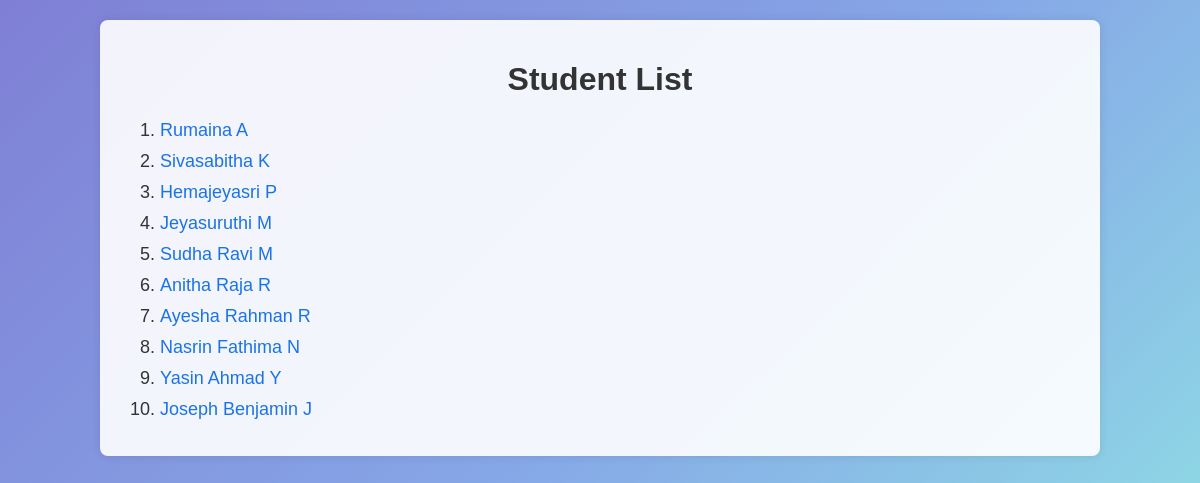
The page / on the database its author committed.
### student_app/models.py (models this page shows, shortened)
class Student(models.Model):
    name = models.CharField(max_length=100)
    age = models.IntegerField()
    email = models.EmailField()
    city = models.CharField(max_length=100)

### student_app/views.py (the view)
# urls.py: path('', student_list_view, name='student_list'),
def student_list_view(request):
    students = Student.objects.all()
    return render(request, 'student_app/student_list.html', {'students': students})

### student_app/templates/student_app/student_list.html (shortened to what this page needs)
{% load static %}
<!DOCTYPE html>
<html lang="en">
<head>
    <link rel="stylesheet" type="text/css" href="{% static 'student_app/styles.css' %}">
</head>
<body>
    <div class="container">
        <h1>Student List</h1>
        <ol>
            {% for student in students %}
            <li><a href="{% url 'student_detail' student.id %}">{{ student.name }}</a></li>
            {% endfor %}
        </ol>
    </div>
</body>
</html>

### student_app/static/student_app/styles.css (style rules this page uses)
body { font-family: Arial, sans-serif; background-color: #f4f4f9; margin: 0; padding: 0; }
body { background: linear-gradient(135deg, #7F7FD5, #86A8E7, #91EAE4); background-attachment: fixed; }
.container { width: 80%; margin: 20px auto; padding: 20px; border-radius: 8px; box-shadow: 0 0 10px rgba(0, 0, 0, 0.1); background: rgba(255, 255, 255, 0.9); color: #333; }
h1, h2 { text-align: center; color: #333; }
li { margin: 10px 0; font-size: 18px; }
a { text-decoration: none; color: #1a73e8; }

### rows shown on the page
Student: name "Rumaina A"
Student: name "Sivasabitha K"
Student: name "Hemajeyasri P"
Student: name "Jeyasuruthi M"
Student: name "Sudha Ravi M"
Student: name "Anitha Raja R"
Student: name "Ayesha Rahman R"
Student: name "Nasrin Fathima N"
Student: name "Yasin Ahmad Y"
Student: name "Joseph Benjamin J"
